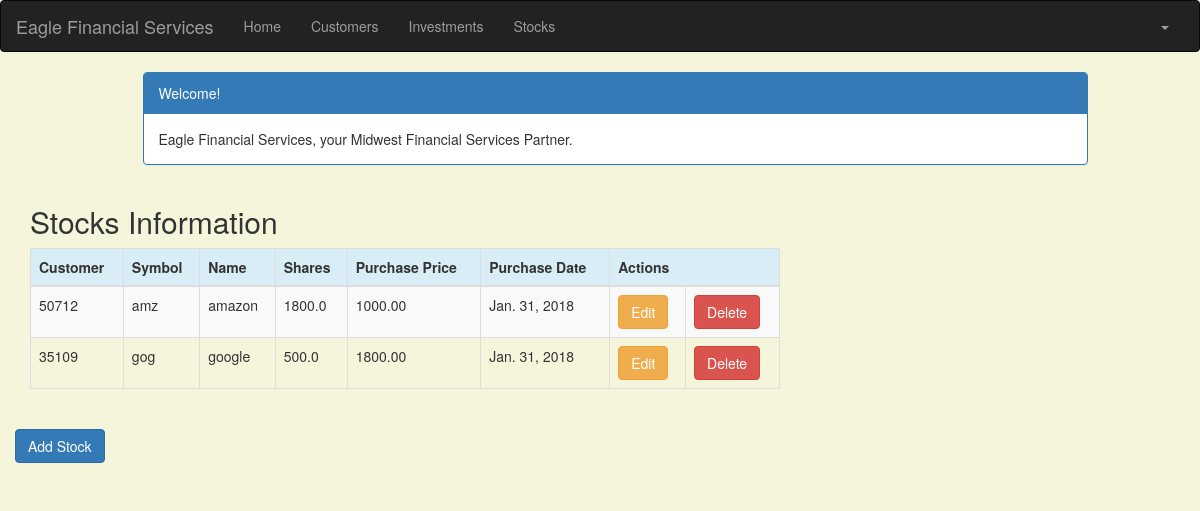
The page /stock/ (signed in) on the database its author committed.
### portfolio/models.py (models this page shows, shortened)
class Stock(models.Model):
    customer = models.ForeignKey(Customer, related_name='stocks')
    symbol = models.CharField(max_length=10)
    name = models.CharField(max_length=50)
    shares = models.DecimalField (max_digits=10, decimal_places=1)
    purchase_price = models.DecimalField(max_digits=10, decimal_places=2)
    purchase_date = models.DateField(default=timezone.now, blank=True, null=True)

class Customer(models.Model):
    name = models.CharField(max_length=50)
    address = models.CharField(max_length=200)
    cust_number = models.IntegerField(blank=False, null=False)
    city = models.CharField(max_length=50)
    state = models.CharField(max_length=50)
    zipcode = models.CharField(max_length=10)
    email = models.EmailField(max_length=200)
    cell_phone = models.CharField(max_length=50)
    created_date = models.DateTimeField(
        default=timezone.now)
    updated_date = models.DateTimeField(auto_now_add=True)
    def __str__(self):
        return str(self.cust_number)

### portfolio/views.py (the view)
# urls.py: url(r'^stock/$', views.stock_list, name='stock_list'),
@login_required
def stock_list(request):
   stocks = Stock.objects.filter(purchase_date__lte=timezone.now())
   return render(request, 'portfolio/stock_list.html', {'stocks': stocks})

### portfolio/templates/portfolio/stock_list.html (shortened to what this page needs)
{% extends 'portfolio/base.html' %}
{% block content %}
    <!DOCTYPE html>
    <html>
    <head>
        <link rel="stylesheet" href="https://maxcdn.bootstrapcdn.com/bootstrap/3.3.4/css/bootstrap.min.css">
    </head>
    <body>
    <div class="container">
        <div class="row">
            <div class="col-md-10 col-md-offset-1">
                <div class="panel panel-primary">
                    <div class="panel-heading">Welcome!</div>
                    <div class="panel-body">
                        Eagle Financial Services, your Midwest Financial Services Partner.
                    </div>
                </div>
            </div>
        </div>
    </div>
    <div class="row">
        <h2 style="padding-left: 15Px">Stocks Information</h2>
    </div>
    <div>
        <table class="table table-striped table-bordered table-hover">
            <thead>
            <tr class="bg-info">
                <th>Customer</th>
                <th>Symbol</th>
                <th>Name</th>
                <th>Shares</th>
                <th>Purchase Price</th>
                <th>Purchase Date</th>
                <th colspan="3">Actions</th>
            </tr>
            </thead>
            <tbody>
            {% for stock in stocks %}
                <tr>
                    <td>{{ stock.customer }}</td>
                    <td>{{ stock.symbol }}</td>
                    <td>{{ stock.name }}</td>
                    <td>{{ stock.shares }}</td>
                    <td>{{ stock.purchase_price }}</td>
                    <td>{{ stock.purchase_date }}</td>
                    <td><a href="{% url 'portfolio:stock_edit' pk=stock.pk %}"
                           class="btn btn-warning">Edit</a></td>
                    <td><a href="{% url 'portfolio:stock_delete' pk=stock.pk %}"
                           onclick="return confirm('Are you sure you want to delete?')"
                           class="btn btn-danger">Delete</a>
                    </td>
                </tr>
            {% endfor %}
            </tbody>
        </table>
     <div class="row">
            <a href="{% url 'portfolio:stock_new' %}" class="row"><span
                    class="btn btn-primary">Add Stock</span></a>
        </div>
    </div>
    </body>
    </html>
{% endblock %}

### portfolio/templates/portfolio/stock_list.html (style rules this page uses)
body { background-color: beige; }

### rows shown on the page
Stock: customer "50712", symbol "amz", name "amazon", shares "1800.0", purchase_price "1000.00", purchase_date "Jan. 31, 2018"
Stock: customer "35109", symbol "gog", name "google", shares "500.0", purchase_price "1800.00", purchase_date "Jan. 31, 2018"
